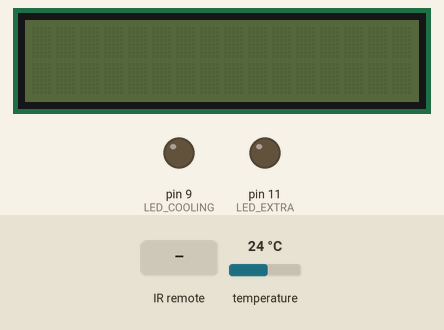
Simulated run of this sketch. Board: Arduino Uno, built with avr-gcc and run on an emulated ATmega328P. Parts: 16×2 character LCD, output pins drawn as LEDs (lit = HIGH). Inputs (shaded band) come from the test bench; at power-on: temperature 24 °C.

Above: at 1.2 s.
1.3 s: infrared code 0x45 received
At 2.0 s:
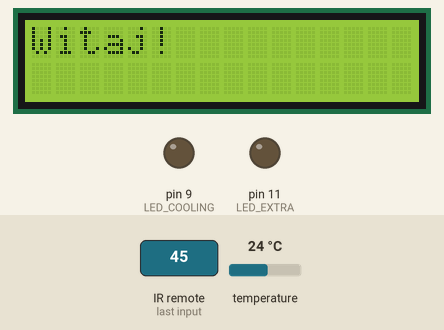
2.8 s: infrared code 0x45 received
At 4.9 s:
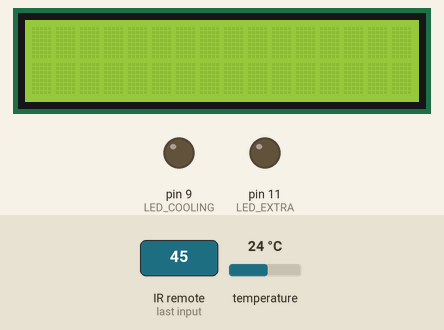
At 5.5 s:
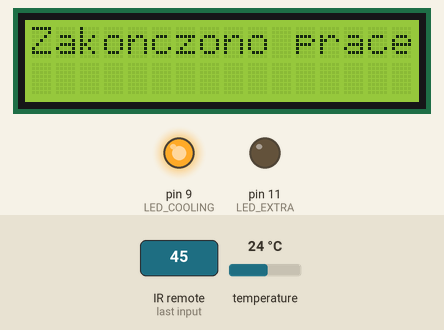
Timing chart, 0 to 8.6 s (numbered marks = the images above; inputs shaded):
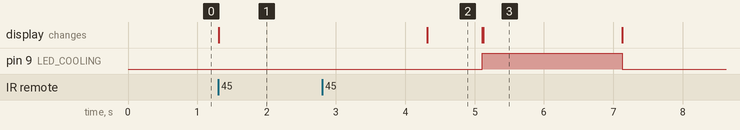

Measured:
- after the input at 1.3 s, the display: changes at once (image 1)
- after the input at 2.8 s, the display: first differs from a run without the input after 2.3 s (image 3)
- what the display in image 2 shows lasts 0.8 s, from 4.3 s to 5.1 s

The sketch:

Zad4.ino
```cpp
#include <LiquidCrystal_I2C.h>
#include <OneWire.h>
#include <DallasTemperature.h>
#include <IRremote.h>

#define ONE_WIRE_BUS 2
#define IR_RECEIVE_PIN 3
#define PHOTO_PIN A0      // Fotorezystor (ADC0)
#define LED_COOLING 9
#define LED_EXTRA 11

LiquidCrystal_I2C lcd(0x27, 16, 2);
OneWire oneWire(ONE_WIRE_BUS);
DallasTemperature sensors(&oneWire);

// KODY PILOTA IR
#define IR_PWR        0x45
#define IR_TEMP_UP    0x40
#define IR_TEMP_DN    0x19
#define IR_LIGHT_UP   0x09
#define IR_LIGHT_DN   0x07
#define IR_EXTRA_LED  0x15

bool trybCzuwania = true;
float tempRzeczywista = 0.0;
float tempZadana = 22.0;
int jasnosc = 0;
int progJasnosc = 500;
unsigned long lastUpdate = 0;

void setup() {
  sensors.begin();
  IrReceiver.begin(IR_RECEIVE_PIN, ENABLE_LED_FEEDBACK);

  lcd.init();
  lcd.backlight();

  pinMode(LED_COOLING, OUTPUT);
  pinMode(LED_EXTRA, OUTPUT);

  uruchomTrybCzuwania();
}

void uruchomTrybCzuwania() {
  trybCzuwania = true;
  digitalWrite(LED_COOLING, LOW);
  digitalWrite(LED_EXTRA, LOW);
  lcd.clear();
  lcd.noBacklight();
}

void loop() {
  if (IrReceiver.decode()) {
    uint16_t command = IrReceiver.decodedIRData.command;

    if (trybCzuwania) {
      if (command == IR_PWR) {
        trybCzuwania = false;
        lcd.backlight();
        lcd.clear();
        lcd.setCursor(0, 0);
        lcd.print("Witaj!");
        delay(3000);
        lcd.clear();
      }
    } else {
      if (command == IR_PWR) {
        lcd.clear();
        lcd.setCursor(0, 0);
        lcd.print("Zakonczono prace");
        delay(2000);
        uruchomTrybCzuwania();
      } else if (command == IR_TEMP_UP) {
        tempZadana += 0.5;
      } else if (command == IR_TEMP_DN) {
        tempZadana -= 0.5;
      } else if (command == IR_LIGHT_UP) {
        progJasnosc += 50;
      } else if (command == IR_LIGHT_DN) {
        progJasnosc -= 50;
      } else if (command == IR_EXTRA_LED) {
        digitalWrite(LED_EXTRA, !digitalRead(LED_EXTRA));
      }
    }
    IrReceiver.resume();
  }

  if (!trybCzuwania) {
    if (millis() - lastUpdate >= 1000) {
      sensors.requestTemperatures();
      tempRzeczywista = sensors.getTempCByIndex(0);
      jasnosc = analogRead(PHOTO_PIN);
      lastUpdate = millis();

      lcd.setCursor(0, 0);
      lcd.print("T:"); lcd.print(tempRzeczywista, 1);
      lcd.print(" Z:"); lcd.print(tempZadana, 1);

      lcd.setCursor(0, 1);
      if (jasnosc < progJasnosc) {
        lcd.print("Zbyt ciemno-STOP");
        digitalWrite(LED_COOLING, LOW);
      } else {
        lcd.print("Sw:"); lcd.print(jasnosc);
        lcd.print(" Pr:"); lcd.print(progJasnosc);
        lcd.print("   ");

        if (tempRzeczywista > tempZadana) {
          digitalWrite(LED_COOLING, HIGH);
        } else if (tempRzeczywista <= tempZadana - 0.5) {
          digitalWrite(LED_COOLING, LOW);
        }
      }
    }
  }
}
```
